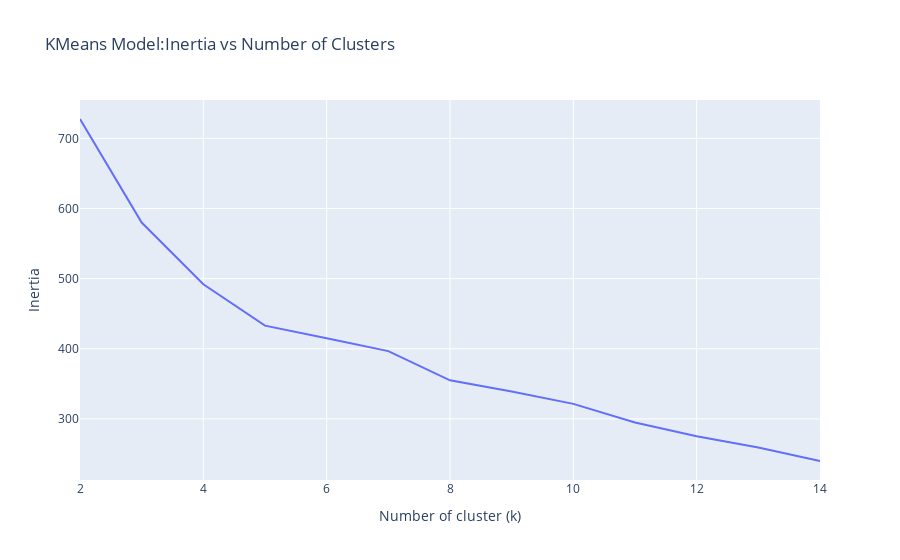

The notebook cell saved with this chart:
### Code cell
fig.update_layout(xaxis_title = 'Number of cluster (k)',yaxis_title = 'Inertia')
fig.show()

### Figure 1 — Plotly figure (JSON) as saved in the notebook; plotly's stock layout.template omitted (floating-point values rounded to 4 significant figures)
{"data": [{"hovertemplate": "x=%{x}<br>y=%{y}<extra></extra>", "legendgroup": "", "line": {"color": "#636efa", "dash": "solid"}, "marker": {"symbol": "circle"}, "mode": "lines", "name": "", "orientation": "v", "showlegend": false, "type": "scatter", "x": [2, 3, 4, 5, 6, 7, 8, 9, 10, 11, 12, 13, 14], "xaxis": "x", "y": [727.6, 579.9, 491.9, 432.9, 415.0, 396.6, 355.1, 339.0, 321.4, 294.8, 275.2, 259.1, 240.0], "yaxis": "y"}], "layout": {"legend": {"tracegroupgap": 0}, "title": {"text": "KMeans Model:Inertia vs Number of Clusters"}, "xaxis": {"anchor": "y", "domain": [0, 1], "title": {"text": "Number of cluster (k)"}}, "yaxis": {"anchor": "x", "domain": [0, 1], "title": {"text": "Inertia"}}}}
